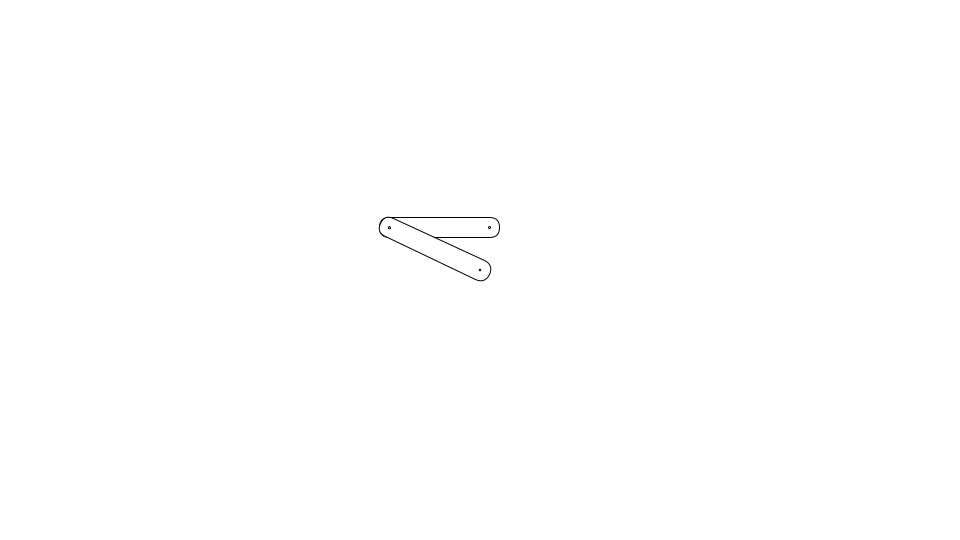
Frame 1 (no input)
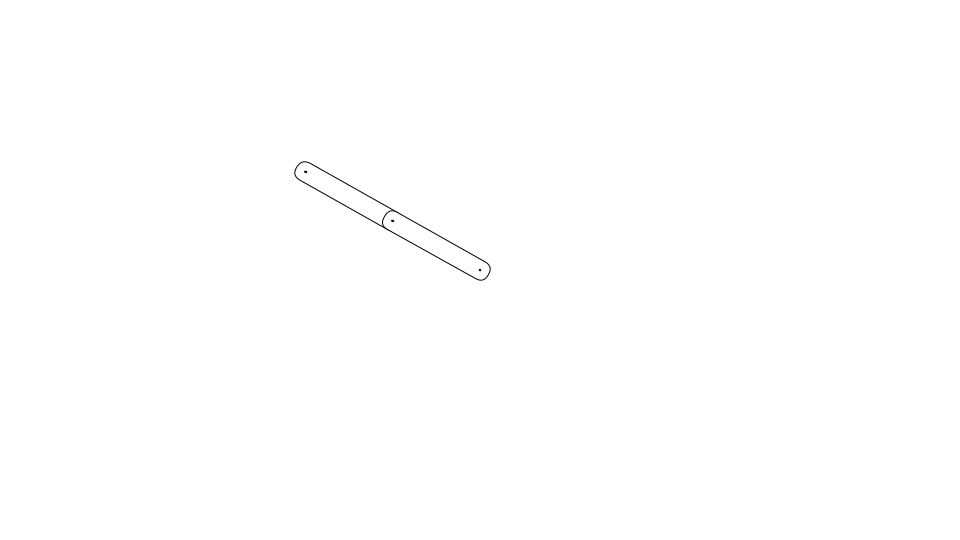
Frame 60 (the mouse pressed at the canvas centre just before this capture)
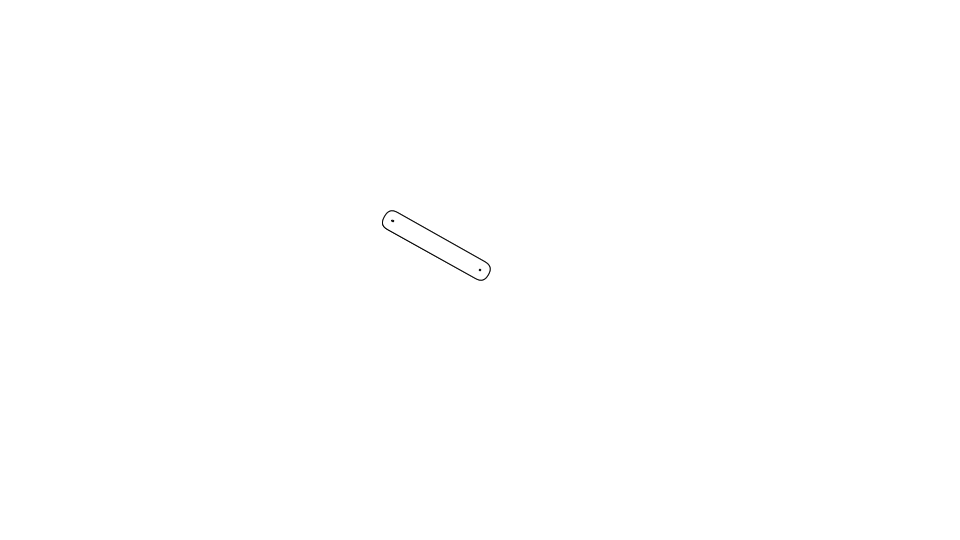
Frame 120 (the mouse held since frame 60 and released just before this capture)

The Processing sketch that drew these frames (run headless with seeded random() and noise(); from frame 60 on, the mouse is pressed at the canvas centre):

// Processing sketch: TwoSegmentReach
// ── TwoSegmentReach.pde
Segment segment0;
Segment segment1;

void setup() {
  size(960, 540);
  frameRate(30);
  initialize();
}

void initialize() {
  smooth();
  
  segment0 = new Segment(100, 20);    
  segment1 = new Segment(100, 20);
  segment1.x = width/2;
  segment1.y = height/2;
}

void draw() {
  background(255);

  Point target = reach(segment0, mouseX, mouseY);
  reach(segment1, target.x, target.y);
  segment0.x = segment1.getPin().x;
  segment0.y = segment1.getPin().y;
      
  segment0.update();
  segment1.update();
}

Point reach(Segment segment, float xpos, float ypos) {
  float dx = xpos - segment.x;
  float dy = ypos - segment.y;
  float angle = atan2(dy, dx);
  segment.rotation = angle * 180 / PI;
  float w = segment.getPin().x - segment.x;
  float h = segment.getPin().y - segment.y;
  float tx = xpos - w;
  float ty = ypos - h;
  return new Point(tx, ty);
}

////////////////////////////////

class Segment extends Sprite {
  float segmentWidth, segmentHeight;
  float vx, vy;
  
  Segment(float segmentWidth, float segmentHeight) {
    super();
    this.segmentWidth = segmentWidth;
    this.segmentHeight = segmentHeight;
  }
  
  void draw() {
    rect(-segmentHeight / 2,  -segmentHeight / 2, segmentWidth + segmentHeight, segmentHeight, segmentHeight, segmentHeight, segmentHeight, segmentHeight);
    ellipse(0, 0, 2, 2);
    ellipse(segmentWidth, 0, 2, 2);
  }
  
  Point getPin() {
    float angle = rotation * PI / 180;
    float xPos = x + cos(angle) * segmentWidth;
    float yPos = y + sin(angle) * segmentWidth;
    return new Point(xPos, yPos);  
  }
}

////////////////////////////////

class Sprite extends Object {
  float x, y;
  float scaleX, scaleY;
  float width, height;
  float rotation;
  boolean visible;
  color strokeColor;
  color fillColor;
  Boolean isStroke;
  Boolean isFill;
  Boolean isRollOver;
  Boolean locked;
  float xoff, yoff;
 
  Sprite() {
    super();
    scaleX = 1.0;
    scaleY = 1.0;
    strokeColor = color(0);
    fillColor = color(0);
    isStroke = false;
    isFill = false;
    isRollOver = false;
    locked = false;
    visible = true;
  }
  
  void update() {
    if(! visible) return;
    pushMatrix();
    if(locked){
      x = mouseX - xoff;
      y = mouseY - yoff;
    }  
    translate(x, y);
    scale(scaleX, scaleY);
    rotate(rotation * PI / 180.0);
    if(isStroke) stroke(strokeColor);
    if(isFill) fill(fillColor);
    draw();
    popMatrix();
  }
  
  void setStrokeColor(color strokeColor) {
    this.strokeColor = strokeColor;
    isStroke = true;
  }
  
  void setFillColor(color fillColor) {
    this.fillColor = fillColor;
    isFill = true;
  }
  
  void startDrag() {
    if(isRollOver){
      locked = true;
      xoff = mouseX - x;
      yoff = mouseY - y;
    }
  }
  
  void stopDrag() {
    locked = false;
  }
  
  void draw() {}
}

////////////////////////////////

class Point extends Object {
  float x, y;
  
  Point(float x, float y) {
    super();
    this.x = x;
    this.y = y;
  }
}

////////////////////////////////

class Object {
  Object() {}
}
